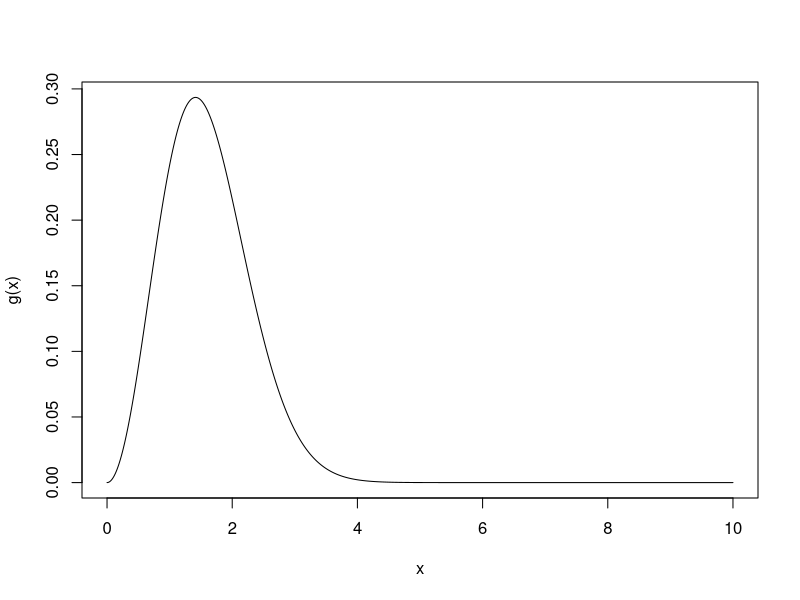
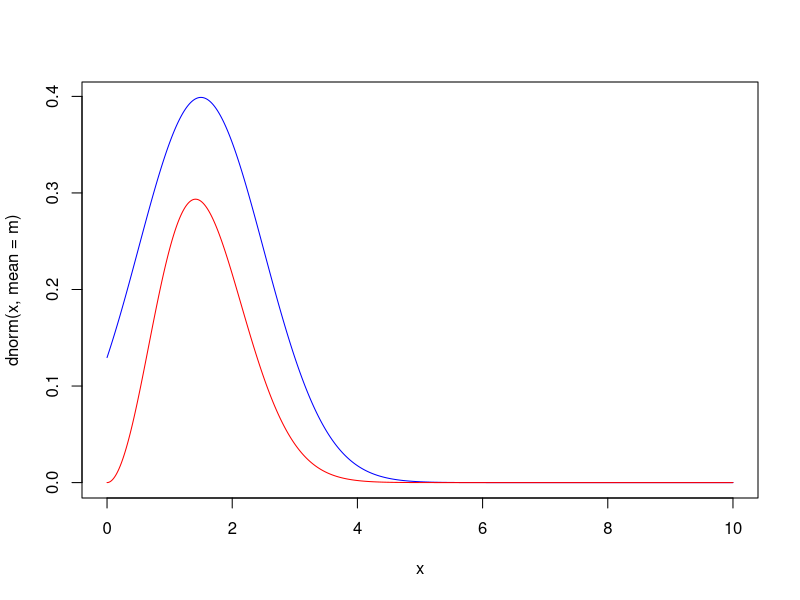

Reproduce these figures in R, in order.
## ---- chunk 1
knitr::opts_chunk$set(echo = TRUE)
cat("\014");rm(list=ls())
## ---- chunk 2
g <- function(x){x ^ 2 / sqrt(2*pi) * exp(-x^2/2)}
x <- seq(0, 10, length.out = 1000)
plot(x, g(x), type = 'l')
## ---- chunk 3
m <- 1.5 #mean of normal
n <- 10000
g0 <- function(x){x^2 / sqrt(2*pi) * exp(-x^2/2)}
#comparison of shape
plot(x, dnorm(x, mean = m), type = 'l', col = 'blue')
lines(x, g0(x), col = 'red')
#calculate by importance sampling
g <- function(x){x^2 / sqrt(2*pi) * exp(-x^2/2) * (x>1)}
x <- rnorm(n, mean = m)
fg <- g(x)/dnorm(x, mean = m)
theta.hat <- mean(fg)
theta.hat
sd(fg)
